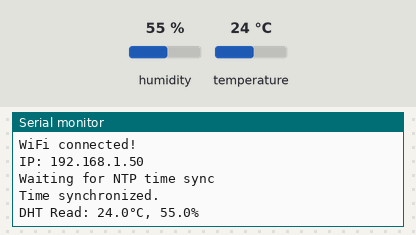
A sketch run on a simulated ESP32. Shown: the last lines printed to the serial monitor. The test bench sets the inputs (shaded band); at power-on: humidity 55 %, temperature 24 °C. WiFi joins after 1.5 s; servers stay silent unless stated; uploads are accepted with an empty reply; the local clock reads 2024-03-15 10:24:30 at power-on unless the sketch sets it.

Above: at 2.7 s.
2.8 s: humidity set to 22 %
At 5.1 s:
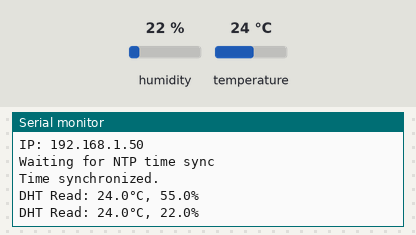
5.6 s: temperature set to 12 °C
At 11.3 s:
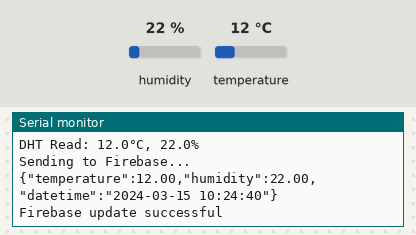
11.6 s: humidity set to 40 %
At 13.8 s:
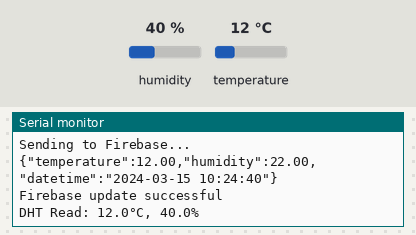
Timing chart, 0 to 15.3 s (numbered marks = the images above; inputs shaded):
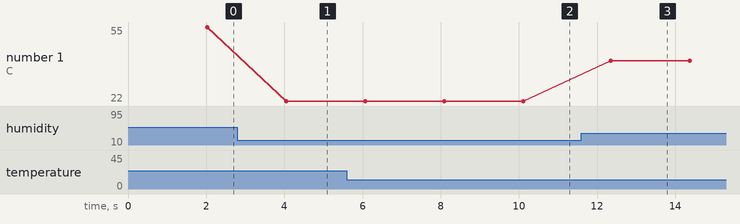

The sketch:

second_task_timestamp.ino
```cpp
#include <WiFi.h>
#include <HTTPClient.h>
#include <DHT.h>
#include <time.h>

// WiFi Credentials
const char* ssid = "Noor";
const char* password = "mah00000";

// Firebase Configuration
const String FIREBASE_HOST = "iot-lab-11-7e668-default-rtdb.firebaseio.com";
const String FIREBASE_AUTH = "upN3VEd6EaqzC3k0GWpp5SbAiJFaEVBnr3kzWYPg";
const String FIREBASE_PATH = "/sensor_data";

// DHT Sensor
#define DHTPIN 4
#define DHTTYPE DHT11

// Timing
const unsigned long SEND_INTERVAL = 10000;
const unsigned long SENSOR_DELAY = 2000;

DHT dht(DHTPIN, DHTTYPE);
unsigned long lastSendTime = 0;
unsigned long lastReadTime = 0;

void setup() {
  Serial.begin(115200);
  Serial.println("ESP32 DHT11 Firebase Logger with Time");

  dht.begin();

  WiFi.disconnect(true);
  WiFi.begin(ssid, password);
  Serial.print("Connecting to WiFi");
  int attempts = 0;
  while (WiFi.status() != WL_CONNECTED && attempts < 20) {
    delay(500);
    Serial.print(".");
    attempts++;
  }

  if (WiFi.status() == WL_CONNECTED) {
    Serial.println("\nWiFi connected!");
    Serial.print("IP: ");
    Serial.println(WiFi.localIP());

    // Time config
    configTime(0, 0, "pool.ntp.org", "time.nist.gov");
    Serial.print("Waiting for NTP time sync");
    while (time(nullptr) < 100000) {
      Serial.print(".");
      delay(500);
    }
    Serial.println("\nTime synchronized.");
  } else {
    Serial.println("\nFailed to connect to WiFi");
  }
}

void loop() {
  if (WiFi.status() != WL_CONNECTED) {
    WiFi.begin(ssid, password);
    return;
  }

  if (millis() - lastReadTime >= SENSOR_DELAY) {
    float temp = dht.readTemperature();
    float hum = dht.readHumidity();

    if (!isnan(temp) && !isnan(hum)) {
      Serial.printf("DHT Read: %.1f°C, %.1f%%\n", temp, hum);
      if (millis() - lastSendTime >= SEND_INTERVAL) {
        sendToFirebase(temp, hum);
        lastSendTime = millis();
      }
    } else {
      Serial.println("Failed to read from DHT sensor!");
    }

    lastReadTime = millis();
  }
}

void sendToFirebase(float temp, float hum) {
  HTTPClient http;

  time_t now = time(nullptr);
  struct tm* timeinfo = localtime(&now);
  char timeString[25];
  strftime(timeString, sizeof(timeString), "%Y-%m-%d %H:%M:%S", timeinfo);

  String url = "https://" + FIREBASE_HOST + FIREBASE_PATH + ".json?auth=" + FIREBASE_AUTH;

  String payload = "{";
  payload += "\"temperature\":" + String(temp) + ",";
  payload += "\"humidity\":" + String(hum) + ",";
  payload += "\"datetime\":\"" + String(timeString) + "\"";
  payload += "}";

  Serial.println("Sending to Firebase...");
  Serial.println(payload);

  http.begin(url);
  http.addHeader("Content-Type", "application/json");

  int httpCode = http.POST(payload);

  if (httpCode == 200) {
    Serial.println("Firebase update successful");
  } else {
    Serial.printf("Firebase error: %d\n", httpCode);
  }

  http.end();
}
```

neopixel-rgb-test.ino
```cpp

```

Measured:
- after the input at 2.8 s, the serial monitor: prints a new line after 1.2 s (image 1)
- after the input at 5.6 s, the serial monitor: prints a new line after 0.47 s (image 2)
- after the input at 11.6 s, the serial monitor: prints a new line after 0.75 s (image 3)
- plotted number 1: 55 → 22 after the input at 2.8 s
